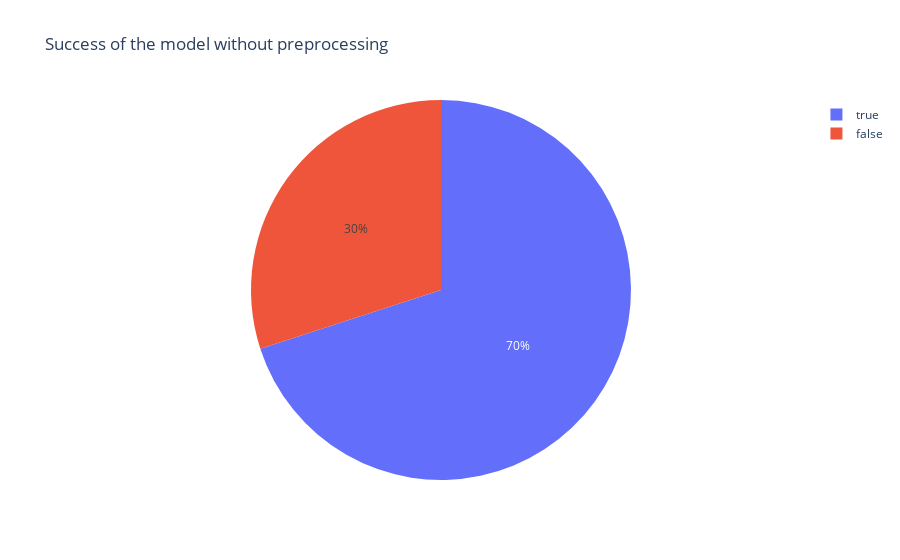

This figure's notebook cell:
### Code cell
fig = px.pie(summary, names='Success', title ='Success of the model without preprocessing')
fig.show()

### Figure 1 — Plotly figure (JSON) as saved in the notebook; plotly's stock layout.template omitted (floating-point values rounded to 4 significant figures)
{"data": [{"domain": {"x": [0.0, 1.0], "y": [0.0, 1.0]}, "hovertemplate": "Success=%{label}<extra></extra>", "labels": [true, true, true, true, false, true, false, false, true, true], "legendgroup": "", "name": "", "showlegend": true, "type": "pie"}], "layout": {"legend": {"tracegroupgap": 0}, "title": {"text": "Success of the model without preprocessing"}}}
